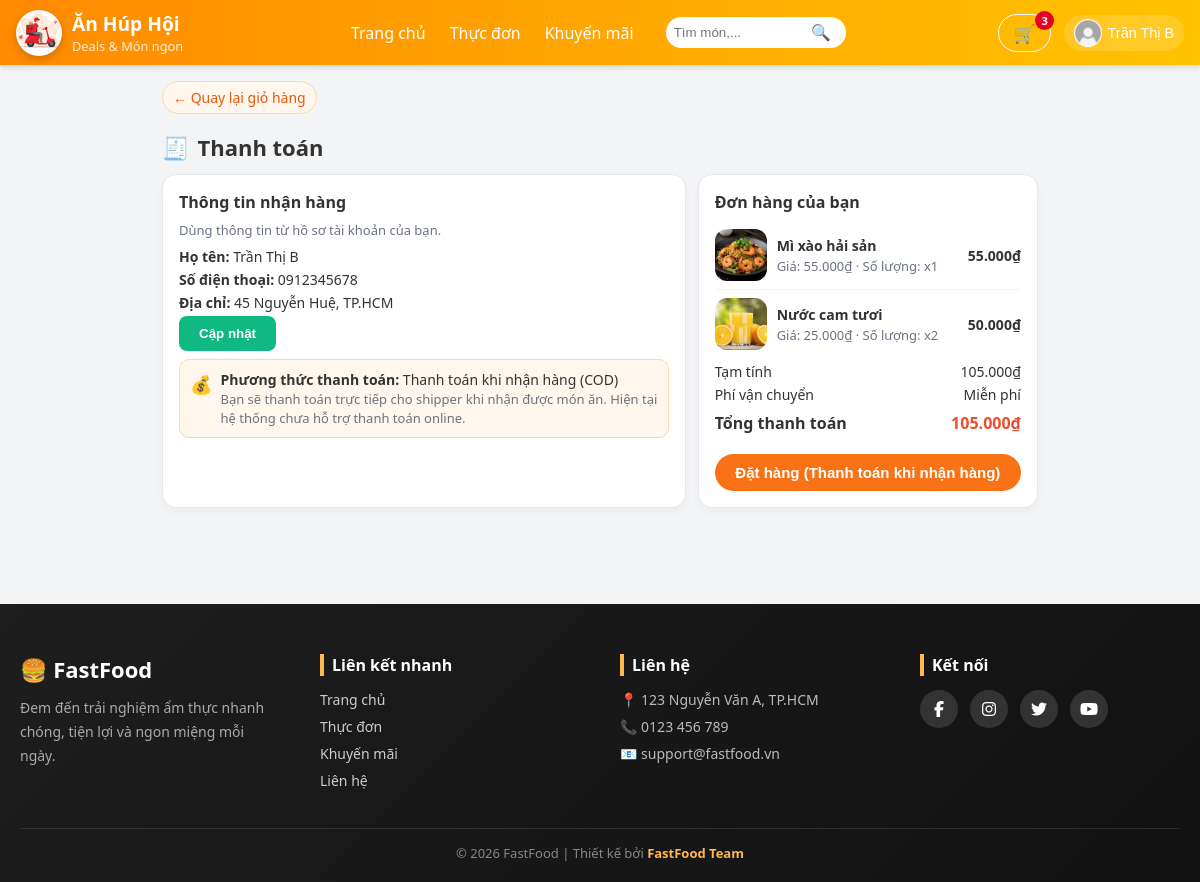
The app's page /pages/checkout.php (signed in) with its own data.
### tables this page shows
CREATE TABLE Users (
  UID INT AUTO_INCREMENT PRIMARY KEY,
  Hoten VARCHAR(100) NOT NULL,
  Taikhoan VARCHAR(50) UNIQUE NOT NULL,
  Matkhau VARCHAR(100) NOT NULL,           
  Email VARCHAR(100) UNIQUE,
  DienthoaiKH VARCHAR(15),
  DiachiKH VARCHAR(255),
  Ngaysinh DATE,
  Role ENUM('khach','nhanvien','admin')    
      NOT NULL
      DEFAULT 'khach'
);

CREATE TABLE Giohang (
  MaGH INT AUTO_INCREMENT PRIMARY KEY,
  UID INT NOT NULL,
  Mamon INT NOT NULL,
  Soluong INT NOT NULL DEFAULT 1,
  Ngaythem DATETIME DEFAULT CURRENT_TIMESTAMP,
  CONSTRAINT fk_giohang_users
    FOREIGN KEY (UID) REFERENCES Users(UID)
    ON DELETE CASCADE,
  CONSTRAINT fk_giohang_monan
    FOREIGN KEY (Mamon) REFERENCES Monan(Mamon)
    ON DELETE CASCADE
);

CREATE TABLE Monan (
  Mamon INT AUTO_INCREMENT PRIMARY KEY,
  Tenmon VARCHAR(100) NOT NULL,
  Giaban DECIMAL(10,2) NOT NULL,
  Giagoc DECIMAL(10,2) NOT NULL,
  Noidung VARCHAR(500),
  Anh VARCHAR(255),
  Maloai INT,
  FOREIGN KEY (Maloai) REFERENCES Loaimonan(Maloai)
);

### functions/functions.php (called while the page is built, shortened)
<?php
if (!function_exists('resolveImagePath')) {
	function resolveImagePath($path, $default = '/assets/img/default-food.jpg') {
		$p = trim((string)$path);
		$knownPrefixes = ['assets/', 'uploads/', 'images/'];
		foreach ($knownPrefixes as $pre) {
			if (stripos($p, $pre) === 0) return '/' . $p;
		}
		return '/assets/img/' . ltrim($p, '/');
	}
}
?>

### pages/checkout.php (the view, shortened to what this page needs)
<?php
include_once '../database/db.php';
require_once __DIR__ . '/../functions/functions.php';
$uid = (int)($_SESSION['user_id'] ?? 0);
$cartItems  = [];
$totalPrice = 0;
if (isset($conn)) {
    $sql = "SELECT
                g.Mamon AS id,
                m.Tenmon AS name,
                m.Giaban AS price,
                m.Anh AS image,
                g.Soluong AS qty
            FROM Giohang g
            JOIN Monan m ON g.Mamon = m.Mamon
            WHERE g.UID = ?";
    if ($stmt = $conn->prepare($sql)) {
        $stmt->bind_param("i", $uid);
        $stmt->execute();
        $res = $stmt->get_result();
        if ($res) {
            while ($row = $res->fetch_assoc()) {
                $cartItems[] = $row;
                $totalPrice += $row['price'] * $row['qty'];
            }
        }
    }
}
$customer = null;
if (isset($conn)) {
    $sql = "SELECT UID AS UID, Hoten, Email, DienthoaiKH, DiachiKH
            FROM Users
            WHERE UID = ?
            LIMIT 1";
    if ($stmt = $conn->prepare($sql)) {
        $stmt->bind_param("i", $uid);
        $stmt->execute();
        $res = $stmt->get_result();
        if ($res && $res->num_rows > 0) {
            $customer = $res->fetch_assoc();
        }
    }
}
?>
<!DOCTYPE html>
<html lang="vi">
<head>
    <link rel="stylesheet" href="/assets/css/checkout.css">
</head>
<body>
    <?php include '../includes/header.php'; ?>
    <div class="checkout-container">
        <a href="cart.php" class="back-link">← Quay lại giỏ hàng</a>
        <h1 class="page-title">
            <span class="icon">🧾</span>
            Thanh toán
        </h1>
        <div class="grid">
            <div class="card">
                <h3>Thông tin nhận hàng</h3>
                <div class="muted">Dùng thông tin từ hồ sơ tài khoản của bạn.</div>
                <div class="info-row">
                    <div><strong>Họ tên:</strong> <?php echo htmlspecialchars($customer['Hoten']); ?></div>
                    <div><strong>Số điện thoại:</strong> <?php echo htmlspecialchars($customer['DienthoaiKH'] ?? ''); ?></div>
                    <div><strong>Địa chỉ:</strong> <?php echo htmlspecialchars($customer['DiachiKH'] ?? ''); ?></div>
                </div>
                <?php if (empty($customer['DienthoaiKH']) || empty($customer['DiachiKH'])): ?>
                    <form id="formuser" action="" method="post">
                        <div class="form-group">
                            <label>Số điện thoại</label>
                            <input type="text" name="DienthoaiKH"
                                   value="<?php echo htmlspecialchars($customer['DienthoaiKH'] ?? ''); ?>">
                        </div>
                        <div class="form-group align-center">
                            <label>Địa chỉ</label>
                            <textarea name="DiachiKH" rows="3"><?php echo htmlspecialchars($customer['DiachiKH'] ?? ''); ?></textarea>
                        </div>
                        <button id="btnSave" class="btn-save" type="submit">Lưu</button>
                    </form>
                <?php else: ?>
                    <button id="updateUser" class="btn-save" type="button">Cập nhật</button>
                <?php endif; ?>
                <div class="cod-box">
                    <span class="icon">💰</span>
                    <div>
                        <strong>Phương thức thanh toán:</strong> Thanh toán khi nhận hàng (COD)<br>
                        <span class="muted">
                            Bạn sẽ thanh toán trực tiếp cho shipper khi nhận được món ăn.
                            Hiện tại hệ thống chưa hỗ trợ thanh toán online.
                        </span>
                    </div>
                </div>
            </div>
            <div class="card">
                <h3>Đơn hàng của bạn</h3>
                <div class="items-list">
                    <?php foreach ($cartItems as $item): ?>
                        <?php
                            $lineTotal = $item['price'] * $item['qty'];
                        ?>
                        <div class="item-row">
                            <img src="<?php echo htmlspecialchars(resolveImagePath($item['image'] ?? '')); ?>"
                                 alt=""
                                 class="item-img">
                            <div class="item-main">
                                <div class="item-name">
                                    <?php echo htmlspecialchars($item['name']); ?>
                                </div>
                                <div class="item-meta">
                                    Giá: <?php echo number_format($item['price'], 0, ',', '.'); ?>₫
                                    · Số lượng: x<?php echo (int)$item['qty']; ?>
                                </div>
                            </div>
                            <div class="item-total">
                                <?php echo number_format($lineTotal, 0, ',', '.'); ?>₫
                            </div>
                        </div>
                    <?php endforeach; ?>
                </div>
                <div class="summary-row">
                    <span>Tạm tính</span>
                    <span class="value">
                        <?php echo number_format($totalPrice, 0, ',', '.'); ?>₫
                    </span>
                </div>
                <div class="summary-row">
                    <span>Phí vận chuyển</span>
                    <span class="value">Miễn phí</span>
                </div>
                <div class="summary-row total">
                    <span>Tổng thanh toán</span>
                    <span class="value">
                        <?php echo number_format($totalPrice, 0, ',', '.'); ?>₫
                    </span>
                </div>
                <form method="POST" action="checkout.php" style="margin-top: 8px;">
                    <button type="submit" class="btn-place-order">
                        Đặt hàng (Thanh toán khi nhận hàng)
                    </button>
                </form>
            </div>
        </div>
    </div>
    <?php include '../includes/footer.php'; ?>
</body>
</html>

### includes/header.php (shortened to what this page needs)
<?php
$userInfo = null;
if (!empty($_SESSION['user_id']) && isset($conn)) {
  $uid = intval($_SESSION['user_id']);
  $sql = "SELECT UID AS id, Hoten AS username, Email AS email, '' AS avatar FROM Users WHERE UID = ?";
  if ($stmt = $conn->prepare($sql)) {
    $stmt->bind_param("i", $uid);
    $stmt->execute();
    $res = $stmt->get_result();
    if ($res && $res->num_rows > 0) {
      $userInfo = $res->fetch_assoc();
    }
  }
}
$cartCount = 0;
if (!empty($_SESSION['user_id']) && isset($conn)) {
  $uid = intval($_SESSION['user_id']);
    $sql = "SELECT SUM(Soluong) AS total FROM Giohang WHERE UID = ?";
    if ($stmt = $conn->prepare($sql)) {
        $stmt->bind_param("i", $uid);
        $stmt->execute();
        $res = $stmt->get_result();
        if ($res && $row = $res->fetch_assoc()) {
            $cartCount = $row['total'];
        }
    }
}
$cssPath = "/assets/css/header.css";
$logo    = '/assets/img/logo.jpg';
$logo_check = $_SERVER['DOCUMENT_ROOT'] . '/assets/img/logo.jpg';
$avatarDefault = "/assets/img/default-avatar.jpg";
?>
<!doctype html>
<html lang="vi">
<head>
  <link rel="stylesheet" href="<?php echo htmlspecialchars($cssPath); ?>">
</head>
<body>
<header class="site-header" role="banner">
  <div class="header-inner">
    <div class="header-left">
      <a href="/index.php" class="brand-link">
        <?php if (file_exists($logo_check)): ?>
          <img src="<?php echo $logo; ?>" alt="Logo" class="brand-logo">
        <?php else: ?>
          <div class="brand-icon">🍜</div>
        <?php endif; ?>
        <div class="brand-text">
          <span class="brand-name">Ăn Húp Hội</span>
          <small class="brand-slogan">Deals &amp; Món ngon</small>
        </div>
      </a>
    </div>
    <div class="header-center">
      <nav class="main-nav" aria-label="Primary navigation">
        <ul class="nav-list">
          <li><a href="/index.php">Trang chủ</a></li>
          <li><a href="/pages/menu.php">Thực đơn</a></li>
          <li><a href="/pages/deals.php">Khuyến mãi</a></li>
        </ul>
      </nav>
      <div class="search-wrap">
        <input id="header-search" class="search-input" type="search" placeholder="Tìm món,..." aria-label="Tìm kiếm">
        <button id="search-btn" class="search-btn" aria-label="Tìm">🔍</button>
      </div>
    </div>
    <div class="header-right">
      <div class="action-item">
        <a href="/pages/cart.php" class="btn-ghost cart-btn" aria-label="Giỏ hàng">
          🛒
          <?php if ( $cartCount > 0): ?>
            <span class="badge" id="cartBadge"><?php echo $cartCount; ?></span>
          <?php endif; ?>
        </a>
      </div>
      <div class="action-item dropdown" id="accountWrap">
        <?php if ($userInfo): ?>
          	<button id="accountBtn" class="account-btn" aria-haspopup="true" aria-expanded="false">
            <img class="avatar" src="<?php echo (!empty($userInfo['avatar']) && file_exists($userInfo['avatar'])) ? htmlspecialchars($userInfo['avatar']) : $avatarDefault; ?>" alt="avatar">
            <div>
              <span class="username"><?php echo htmlspecialchars($userInfo['username']); ?></span>
            </div>
          </button>
        <?php else: ?>
          <a href="/pages/login.php" class="btn btn-primary">Đăng nhập</a>
        <?php endif; ?>
      </div>
    </div>
  </div>
</header>
</body>
</html>

### assets/css/checkout.css (style rules this page uses)
:root { --primary: #f97316; --primary-dark: #ea580c; --primary-soft: #fff7ed; --border-soft: #e5e7eb; --text-main: #111827; --text-sub: #6b7280; --bg-page: #f3f4f6; }
body { margin: 0; font-family: system-ui, -apple-system, "Segoe UI", Roboto, Arial, sans-serif; background: var(--bg-page); color: var(--text-main); }
html, body { height: 100%; margin: 0; }
body { display: flex; flex-direction: column; }
.checkout-container { max-width: 900px; margin: 16px auto 32px; padding: 0 12px 24px; }
.page-title { font-size: 22px; font-weight: 700; margin: 8px 0 12px; display: flex; align-items: center; gap: 8px; }
.page-title span.icon { font-size: 22px; }
.grid { display: grid; grid-template-columns: 2fr 1.3fr; gap: 12px; }
.card { background: #ffffff; border-radius: 14px; padding: 16px; border: 1px solid var(--border-soft); box-shadow: 0 4px 10px rgba(0,0,0,0.03); }
.card h3 { margin-top: 0; margin-bottom: 8px; font-size: 16px; }
.muted { color: var(--text-sub); font-size: 13px; }
.info-row { margin-top: 8px; font-size: 14px; }
.info-row div { margin-bottom: 4px; }
.items-list { margin-top: 8px; }
.item-row { display: flex; align-items: center; gap: 10px; padding: 8px 0; border-bottom: 1px solid #f3f4f6; font-size: 14px; }
.item-row:last-child { border-bottom: none; }
.item-img { width: 52px; height: 52px; border-radius: 12px; object-fit: cover; }
.item-main { flex: 1; min-width: 0; }
.item-name { font-weight: 600; margin-bottom: 2px; }
.item-meta { font-size: 13px; color: var(--text-sub); }
.item-total { white-space: nowrap; font-weight: 600; }
.summary-row { display: flex; justify-content: space-between; margin-top: 4px; font-size: 14px; }
.summary-row.total { font-weight: 700; font-size: 16px; margin-top: 8px; }
.summary-row.total .value { color: #EE4D2D; }
.cod-box { margin-top: 8px; padding: 10px; border-radius: 10px; background: var(--primary-soft); border: 1px solid #fed7aa; font-size: 14px; display: flex; align-items: flex-start; gap: 8px; }
.cod-box span.icon { font-size: 18px; margin-top: 2px; }
.btn-place-order { margin-top: 12px; width: 100%; padding: 10px 14px; border-radius: 999px; border: none; background: var(--primary); color: #ffffff; font-size: 15px; font-weight: 600; cursor: pointer; transition: all 0.18s ease; }
.back-link { display: inline-flex; align-items: center; gap: 4px; margin-bottom: 10px; text-decoration: none; font-size: 14px; color: var(--primary-dark); padding: 6px 10px; border-radius: 999px; background: #fff7ed; border: 1px solid #fed7aa; }
.btn-save { background-color: #10b981; color: #ffffff; padding: 10px 20px; border-radius: 8px; border: none; cursor: pointer; font-weight: 600; transition: all 0.3s ease; }

### records on screen
users: Hoten "Trần Thị B", DienthoaiKH "0912345678", DiachiKH "45 Nguyễn Huệ, TP.HCM"
giohang: Mamon.Anh (picture), Mamon.Tenmon "Mì xào hải sản", Mamon.Giaban "55.000", Soluong "1", lineTotal "55.000"
giohang: Mamon.Anh (picture), Mamon.Tenmon "Nước cam tươi", Mamon.Giaban "25.000", Soluong "2", lineTotal "50.000"

### other values on screen
$cartCount "3"
$totalPrice "105.000"
